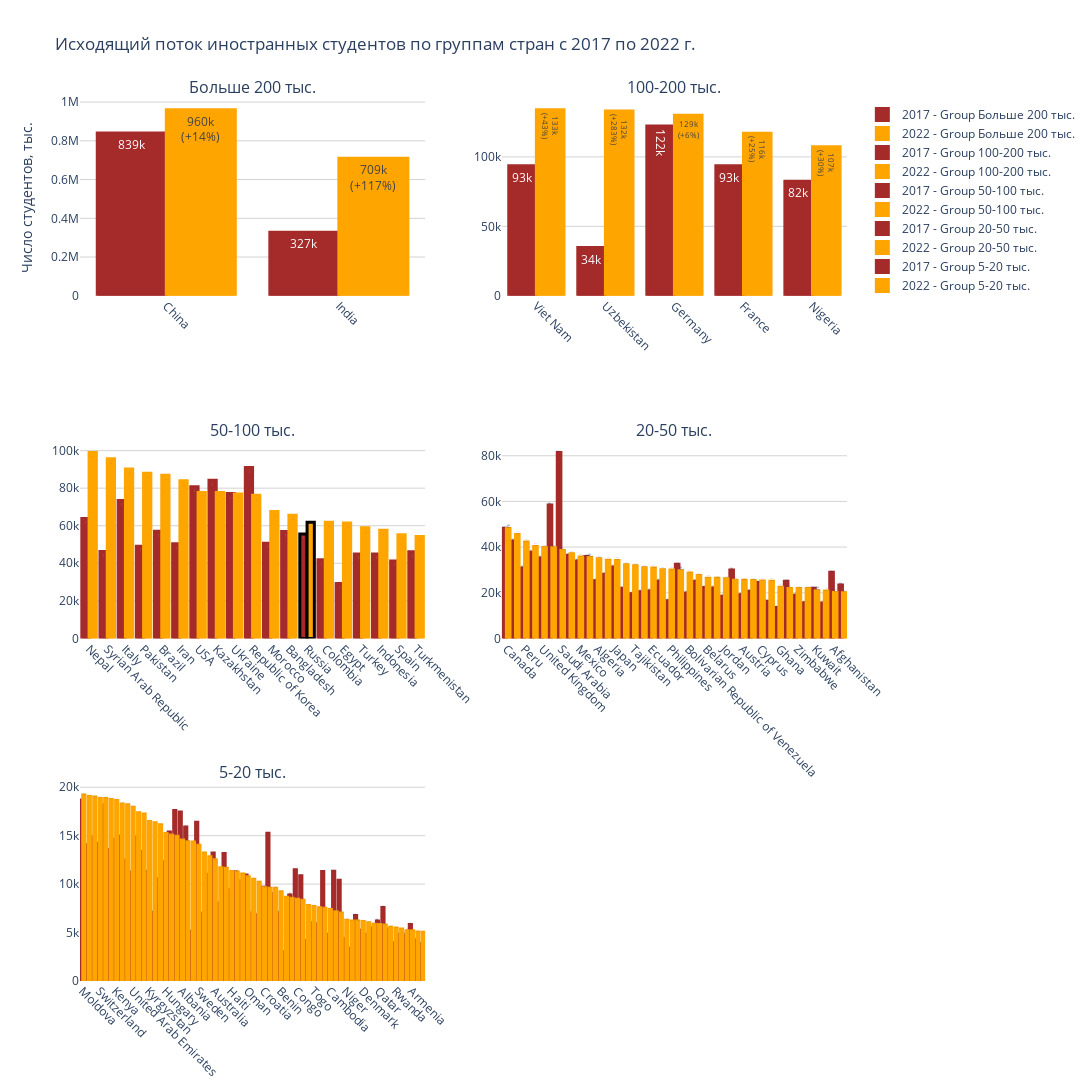

The notebook cell saved with this chart:
### Code cell
n_cols = 2  # Number of columns in subplot grid
# unique_groups  = diff['group'].unique()
unique_groups = ['Больше 200 тыс.','100-200 тыс.', '50-100 тыс.', '20-50 тыс.','5-20 тыс.']
num_plots = len(unique_groups)
num_cols = 2  # Maximum of 2 columns
num_rows = (num_plots + num_cols - 1) // num_cols  # Calculate the number of rows
fig = make_subplots(rows=num_rows, cols=num_cols, subplot_titles=unique_groups)
outbound = outbound.sort_values(by=['2022'],ascending=False)
for i, group in enumerate(unique_groups):
    filtered_df = outbound[outbound['group'] == group]
    row_index = i // n_cols + 1
    col_index = i % n_cols + 1
    
    trace1 = go.Bar(x=filtered_df.index,
        y=filtered_df['2017'],
        name=f'2017 - Group {group}',
        text=[f"{value/1000:.1f}k" if value < 1000 else f"{int(value/1000)}k" for value in filtered_df['2017']],  # Value labels in thousands
        textposition='auto',
        textfont=dict(size=12),
        marker_color='brown',
        marker_line=dict(width=3, color=['black' if country == 'Russia' else 'brown' for country in filtered_df.index]) 
        )
    trace2 = go.Bar(x=filtered_df.index,
        y=filtered_df['2022'],
        name=f'2022 - Group {group}',
        text=[f"{value/1000:.1f}k<br>({filtered_df['2022/2017,%'].values[j]}%)" if value < 1000 else f"{int(value/1000)}k<br>({filtered_df['2022/2017,%'].values[j]}%)" for j, value in enumerate(filtered_df['2022'])],  # Value labels in thousands
        textposition='auto',
        textfont=dict(size=12),
        marker_color='orange',
        marker_line=dict(width=3, color=['black' if country == 'Russia' else 'orange' for country in filtered_df.index]) 
        )
    
    fig.add_trace(trace1, row=row_index, col=col_index)
    fig.add_trace(trace2, row=row_index, col=col_index)
        
fig.update_layout(
title='Исходящий поток иностранных студентов по группам стран с 2017 по 2022 г.',
# xaxis_title='Country',
yaxis_title='Число студентов, тыс.',
barmode='group',  # Group bars together
height=1600,
width=2600,
plot_bgcolor='white'
)
for i in range(1, num_rows + 1):
    for j in range(1, num_cols + 1):
        fig.update_xaxes(tickangle=45, row=i, col=j)
        fig.update_yaxes(gridcolor='lightgrey', row=i, col=j)
pio.write_image(fig, "Исходящий поток иностранных студентов по группам стран с 2017 по 2022 г.png")
fig.show()

### Figure 1 — Plotly figure (JSON) as saved in the notebook; plotly's stock layout.template omitted (floating-point values rounded to 4 significant figures)
{"data": [{"marker": {"color": "brown", "line": {"color": ["brown", "brown"], "width": 3}}, "name": "2017 - Group Больше 200 тыс.", "text": ["839k", "327k"], "textfont": {"size": 12}, "textposition": "auto", "type": "bar", "x": ["China", "India"], "xaxis": "x", "y": [839754, 327376], "yaxis": "y"}, {"marker": {"color": "orange", "line": {"color": ["orange", "orange"], "width": 3}}, "name": "2022 - Group Больше 200 тыс.", "text": ["960k<br>(+14%)", "709k<br>(+117%)"], "textfont": {"size": 12}, "textposition": "auto", "type": "bar", "x": ["China", "India"], "xaxis": "x", "y": [960174, 709884], "yaxis": "y"}, {"marker": {"color": "brown", "line": {"color": ["brown", "brown", "brown", "brown", "brown"], "width": 3}}, "name": "2017 - Group 100-200 тыс.", "text": ["93k", "34k", "122k", "93k", "82k"], "textfont": {"size": 12}, "textposition": "auto", "type": "bar", "x": ["Viet Nam", "Uzbekistan", "Germany", "France", "Nigeria"], "xaxis": "x2", "y": [93589, 34689, 122284, 93566, 82503], "yaxis": "y2"}, {"marker": {"color": "orange", "line": {"color": ["orange", "orange", "orange", "orange", "orange"], "width": 3}}, "name": "2022 - Group 100-200 тыс.", "text": ["133k<br>(+43%)", "132k<br>(+283%)", "129k<br>(+6%)", "116k<br>(+25%)", "107k<br>(+30%)"], "textfont": {"size": 12}, "textposition": "auto", "type": "bar", "x": ["Viet Nam", "Uzbekistan", "Germany", "France", "Nigeria"], "xaxis": "x2", "y": [133922, 132963, 129970, 116987, 107228], "yaxis": "y2"}, {"marker": {"color": "brown", "line": {"color": ["brown", "brown", "brown", "brown", "brown", "brown", "brown", "brown", "brown", "brown", "brown", "brown", "black", "brown", "brown", "brown", "brown", "brown", "brown"], "width": 3}}, "name": "2017 - Group 50-100 тыс.", "text": ["63k", "46k", "73k", "49k", "57k", "50k", "80k", "84k", "77k", "91k", "50k", "56k", "55k", "41k", "29k", "44k", "44k", "41k", "46k"], "textfont": {"size": 12}, "textposition": "auto", "type": "bar", "x": ["Nepal", "Syrian Arab Republic", "Italy", "Pakistan", "Brazil", "Iran", "USA", "Kazakhstan", "Ukraine", "Republic of Korea", "Morocco", "Bangladesh", "Russia", "Colombia", "Egypt", "Turkey", "Indonesia", "Spain", "Turkmenistan"], "xaxis": "x3", "y": [63825, 46313, 73369, 49113, 57033, 50377, 80819, 84194, 77124, 91064, 50670, 56962, 55545, 41872, 29239, 44981, 44886, 41249, 46118], "yaxis": "y3"}, {"marker": {"color": "orange", "line": {"color": ["orange", "orange", "orange", "orange", "orange", "orange", "orange", "orange", "orange", "orange", "orange", "orange", "black", "orange", "orange", "orange", "orange", "orange", "orange"], "width": 3}}, "name": "2022 - Group 50-100 тыс.", "text": ["99k<br>(+55%)", "95k<br>(+106%)", "90k<br>(+23%)", "87k<br>(+79%)", "86k<br>(+52%)", "83k<br>(+67%)", "77k<br>(-4%)", "77k<br>(-8%)", "76k<br>(0%)", "76k<br>(-16%)", "67k<br>(+33%)", "65k<br>(+15%)", "61k<br>(+11%)", "61k<br>(+48%)", "61k<br>(+110%)", "58k<br>(+31%)", "57k<br>(+28%)", "55k<br>(+34%)", "54k<br>(+18%)"], "textfont": {"size": 12}, "textposition": "auto", "type": "bar", "x": ["Nepal", "Syrian Arab Republic", "Italy", "Pakistan", "Brazil", "Iran", "USA", "Kazakhstan", "Ukraine", "Republic of Korea", "Morocco", "Bangladesh", "Russia", "Colombia", "Egypt", "Turkey", "Indonesia", "Spain", "Turkmenistan"], "xaxis": "x3", "y": [99048, 95633, 90147, 87923, 86930, 83923, 77754, 77739, 76872, 76239, 67601, 65518, 61834, 61808, 61389, 58919, 57617, 55242, 54283], "yaxis": "y3"}, {"marker": {"color": "brown", "line": {"color": ["brown", "brown", "brown", "brown", "brown", "brown", "brown", "brown", "brown", "brown", "brown", "brown", "brown", "brown", "brown", "brown", "brown", "brown", "brown", "brown", "brown", "brown", "brown", "brown", "brown", "brown", "brown", "brown", "brown", "brown", "brown", "brown", "brown", "brown", "brown", "brown", "brown", "brown"], "width": 3}}, "name": "2017 - Group 20-50 тыс.", "text": ["48k", "42k", "30k", "37k", "35k", "58k", "81k", "36k", "33k", "35k", "25k", "28k", "31k", "21k", "19k", "20k", "20k", "25k", "16k", "32k", "19k", "25k", "22k", "22k", "18k", "29k", "19k", "20k", "24k", "16k", "13k", "25k", "18k", "15k", "21k", "15k", "28k", "23k"], "textfont": {"size": 12}, "textposition": "auto", "type": "bar", "x": ["Canada", "Azerbaijan", "Peru", "Greece", "United Kingdom", "Malaysia", "Saudi Arabia", "Hong Kong", "Mexico", "Romania", "Algeria", "Iraq", "Japan", "Yemen", "Tajikistan", "Sri Lanka", "Ecuador", "Cameroon", "Philippines", "Slovakia", "Bolivarian Republic of Venezuela", "Poland", "Belarus", "Tunisia", "Jordan", "Thailand", "Austria", "Palestine", "Cyprus", "Lebanon", "Ghana", "Bulgaria", "Zimbabwe", "Plurinational State of Bolivia", "Kuwait", "Chile", "Afghanistan", "Singapore"], "xaxis": "x4", "y": [48198, 42650, 30839, 37768, 35236, 58456, 81469, 36426, 33880, 35909, 25235, 28072, 31304, 21919, 19536, 20397, 20742, 25060, 16457, 32437, 19847, 25049, 22264, 22102, 18481, 29926, 19131, 20651, 24429, 16264, 13491, 25026, 18939, 15615, 21956, 15461, 28964, 23393], "yaxis": "y4"}, {"marker": {"color": "orange", "line": {"color": ["orange", "orange", "orange", "orange", "orange", "orange", "orange", "orange", "orange", "orange", "orange", "orange", "orange", "orange", "orange", "orange", "orange", "orange", "orange", "orange", "orange", "orange", "orange", "orange", "orange", "orange", "orange", "orange", "orange", "orange", "orange", "orange", "orange", "orange", "orange", "orange", "orange", "orange"], "width": 3}}, "name": "2022 - Group 20-50 тыс.", "text": ["48k<br>(0%)", "45k<br>(+7%)", "42k<br>(+37%)", "40k<br>(+7%)", "39k<br>(+13%)", "39k<br>(-32%)", "38k<br>(-53%)", "37k<br>(+2%)", "35k<br>(+5%)", "35k<br>(-1%)", "34k<br>(+38%)", "34k<br>(+22%)", "34k<br>(+9%)", "32k<br>(+47%)", "31k<br>(+63%)", "30k<br>(+52%)", "30k<br>(+48%)", "30k<br>(+20%)", "29k<br>(+82%)", "29k<br>(-9%)", "28k<br>(+44%)", "27k<br>(+10%)", "26k<br>(+18%)", "26k<br>(+19%)", "26k<br>(+41%)", "25k<br>(-15%)", "25k<br>(+33%)", "25k<br>(+23%)", "25k<br>(+3%)", "25k<br>(+54%)", "22k<br>(+66%)", "21k<br>(-12%)", "21k<br>(+15%)", "21k<br>(+40%)", "20k<br>(-5%)", "20k<br>(+35%)", "20k<br>(-30%)", "20k<br>(-14%)"], "textfont": {"size": 12}, "textposition": "auto", "type": "bar", "x": ["Canada", "Azerbaijan", "Peru", "Greece", "United Kingdom", "Malaysia", "Saudi Arabia", "Hong Kong", "Mexico", "Romania", "Algeria", "Iraq", "Japan", "Yemen", "Tajikistan", "Sri Lanka", "Ecuador", "Cameroon", "Philippines", "Slovakia", "Bolivarian Republic of Venezuela", "Poland", "Belarus", "Tunisia", "Jordan", "Thailand", "Austria", "Palestine", "Cyprus", "Lebanon", "Ghana", "Bulgaria", "Zimbabwe", "Plurinational State of Bolivia", "Kuwait", "Chile", "Afghanistan", "Singapore"], "xaxis": "x4", "y": [48180, 45465, 42208, 40249, 39818, 39720, 38528, 37041, 35633, 35443, 34905, 34197, 34156, 32280, 31808, 30925, 30790, 30050, 29911, 29624, 28589, 27567, 26375, 26305, 26099, 25438, 25432, 25403, 25140, 25026, 22399, 21901, 21866, 21815, 20828, 20811, 20145, 20004], "yaxis": "y4"}, {"marker": {"color": "brown", "line": {"color": ["brown", "brown", "brown", "brown", "brown", "brown", "brown", "brown", "brown", "brown", "brown", "brown", "brown", "brown", "brown", "brown", "brown", "brown", "brown", "brown", "brown", "brown", "brown", "brown", "brown", "brown", "brown", "brown", "brown", "brown", "brown", "brown", "brown", "brown", "brown", "brown", "brown", "brown", "brown", "brown", "brown", "brown", "brown", "brown", "brown", "brown", "brown", "brown", "brown", "brown", "brown", "brown", "brown", "brown", "brown", "brown", "brown", "brown", "brown", "brown", "brown", "brown", "brown"], "width": 3}}, "name": "2017 - Group 5-20 тыс.", "text": ["18k", "14k", "14k", "14k", "18k", "13k", "14k", "14k", "12k", "11k", "14k", "13k", "11k", "7k", "10k", "12k", "15k", "17k", "17k", "15k", "5k", "16k", "7k", "11k", "13k", "8k", "13k", "9k", "11k", "10k", "10k", "7k", "6k", "9k", "15k", "8k", "7k", "2k", "8k", "11k", "10k", "4k", "6k", "5k", "11k", "4k", "11k", "10k", "4k", "3k", "6k", "5k", "4k", "5k", "6k", "7k", "5k", "3k", "4k", "4k", "5k", "4k", "3k"], "textfont": {"size": 12}, "textposition": "auto", "type": "bar", "x": ["Moldova", "Portugal", "Belgium", "Switzerland", "Netherlands", "Côte d'Ivoire", "Kenya", "Ireland", "Senegal", "United Arab Emirates", "Israel", "Paraguay", "Kyrgyzstan", "Chad", "Mongolia", "Hungary", "Bosnia and Herzegovina", "Norway", "Albania", "Serbia", "Somalia", "Sweden", "Myanmar", "Luxembourg", "Australia", "Argentina", "Czechia", "Haiti", "Democratic Republic of Congo", "South Africa", "Oman", "Gabon", "Ethiopia", "Croatia", "Angola", "Mali", "Benin", "Guinea-Bissau", "Guinea", "Congo", "Finland", "Lao", "Togo", "Burkina Faso", "Georgia", "Cambodia", "Libya", "Lithuania", "Niger", "Cape Verde", "Tanzania", "Denmark", "Uruguay", "Uganda", "Qatar", "Mauritius", "North Macedonia", "Rwanda", "Montenegro", "Madagascar", "Armenia", "Dominican Republic", "Honduras"], "xaxis": "x5", "y": [18673, 14063, 14882, 14224, 18174, 13574, 14633, 14958, 12498, 11243, 14856, 13370, 11314, 7087, 10548, 12316, 15390, 17608, 17429, 15904, 5131, 16386, 7002, 11016, 13209, 8057, 13157, 9418, 11268, 10344, 10928, 7016, 6805, 9668, 15252, 8992, 7043, 2985, 8875, 11475, 10863, 4155, 6003, 5885, 11289, 4798, 11321, 10404, 4383, 3382, 6750, 5245, 4807, 5473, 6190, 7583, 5343, 3918, 4795, 4750, 5832, 4230, 3839], "yaxis": "y5"}, {"marker": {"color": "orange", "line": {"color": ["orange", "orange", "orange", "orange", "orange", "orange", "orange", "orange", "orange", "orange", "orange", "orange", "orange", "orange", "orange", "orange", "orange", "orange", "orange", "orange", "orange", "orange", "orange", "orange", "orange", "orange", "orange", "orange", "orange", "orange", "orange", "orange", "orange", "orange", "orange", "orange", "orange", "orange", "orange", "orange", "orange", "orange", "orange", "orange", "orange", "orange", "orange", "orange", "orange", "orange", "orange", "orange", "orange", "orange", "orange", "orange", "orange", "orange", "orange", "orange", "orange", "orange", "orange"], "width": 3}}, "name": "2022 - Group 5-20 тыс.", "text": ["19k<br>(+3%)", "19k<br>(+35%)", "18k<br>(+28%)", "18k<br>(+32%)", "18k<br>(+4%)", "18k<br>(+38%)", "18k<br>(+27%)", "18k<br>(+22%)", "18k<br>(+45%)", "17k<br>(+60%)", "17k<br>(+17%)", "17k<br>(+29%)", "16k<br>(+45%)", "16k<br>(+130%)", "16k<br>(+53%)", "15k<br>(+24%)", "15k<br>(-2%)", "14k<br>(-15%)", "14k<br>(-17%)", "14k<br>(-10%)", "14k<br>(+180%)", "14k<br>(-14%)", "13k<br>(+89%)", "12k<br>(+16%)", "12k<br>(-5%)", "11k<br>(+45%)", "11k<br>(-12%)", "11k<br>(+20%)", "11k<br>(0%)", "11k<br>(+7%)", "10k<br>(-2%)", "10k<br>(+50%)", "10k<br>(+50%)", "9k<br>(-1%)", "9k<br>(-37%)", "9k<br>(+6%)", "9k<br>(+31%)", "8k<br>(+190%)", "8k<br>(-4%)", "8k<br>(-26%)", "8k<br>(-23%)", "7k<br>(+88%)", "7k<br>(+28%)", "7k<br>(+29%)", "7k<br>(-34%)", "7k<br>(+54%)", "7k<br>(-37%)", "7k<br>(-32%)", "6k<br>(+43%)", "6k<br>(+83%)", "6k<br>(-8%)", "6k<br>(+17%)", "6k<br>(+25%)", "5k<br>(+7%)", "5k<br>(-6%)", "5k<br>(-24%)", "5k<br>(+4%)", "5k<br>(+40%)", "5k<br>(+12%)", "5k<br>(+9%)", "5k<br>(-11%)", "5k<br>(+19%)", "5k<br>(+31%)"], "textfont": {"size": 12}, "textposition": "auto", "type": "bar", "x": ["Moldova", "Portugal", "Belgium", "Switzerland", "Netherlands", "Côte d'Ivoire", "Kenya", "Ireland", "Senegal", "United Arab Emirates", "Israel", "Paraguay", "Kyrgyzstan", "Chad", "Mongolia", "Hungary", "Bosnia and Herzegovina", "Norway", "Albania", "Serbia", "Somalia", "Sweden", "Myanmar", "Luxembourg", "Australia", "Argentina", "Czechia", "Haiti", "Democratic Republic of Congo", "South Africa", "Oman", "Gabon", "Ethiopia", "Croatia", "Angola", "Mali", "Benin", "Guinea-Bissau", "Guinea", "Congo", "Finland", "Lao", "Togo", "Burkina Faso", "Georgia", "Cambodia", "Libya", "Lithuania", "Niger", "Cape Verde", "Tanzania", "Denmark", "Uruguay", "Uganda", "Qatar", "Mauritius", "North Macedonia", "Rwanda", "Montenegro", "Madagascar", "Armenia", "Dominican Republic", "Honduras"], "xaxis": "x5", "y": [19195, 19041, 18989, 18846, 18836, 18726, 18636, 18279, 18179, 17938, 17371, 17235, 16456, 16331, 16117, 15225, 15064, 14940, 14542, 14375, 14345, 14011, 13213, 12816, 12505, 11679, 11627, 11301, 11258, 11042, 10751, 10506, 10201, 9613, 9574, 9568, 9208, 8644, 8539, 8435, 8321, 7794, 7694, 7563, 7496, 7377, 7155, 7027, 6278, 6193, 6191, 6139, 6017, 5849, 5842, 5785, 5550, 5482, 5357, 5192, 5178, 5051, 5035], "yaxis": "y5"}], "layout": {"annotations": [{"font": {"size": 16}, "showarrow": false, "text": "Больше 200 тыс.", "x": 0.225, "xanchor": "center", "xref": "paper", "y": 1, "yanchor": "bottom", "yref": "paper"}, {"font": {"size": 16}, "showarrow": false, "text": "100-200 тыс.", "x": 0.775, "xanchor": "center", "xref": "paper", "y": 1, "yanchor": "bottom", "yref": "paper"}, {"font": {"size": 16}, "showarrow": false, "text": "50-100 тыс.", "x": 0.225, "xanchor": "center", "xref": "paper", "y": 0.6111, "yanchor": "bottom", "yref": "paper"}, {"font": {"size": 16}, "showarrow": false, "text": "20-50 тыс.", "x": 0.775, "xanchor": "center", "xref": "paper", "y": 0.6111, "yanchor": "bottom", "yref": "paper"}, {"font": {"size": 16}, "showarrow": false, "text": "5-20 тыс.", "x": 0.225, "xanchor": "center", "xref": "paper", "y": 0.2222, "yanchor": "bottom", "yref": "paper"}], "barmode": "group", "height": 1600, "plot_bgcolor": "white", "title": {"text": "Исходящий поток иностранных студентов по группам стран с 2017 по 2022 г."}, "width": 2600, "xaxis": {"anchor": "y", "domain": [0, 0.45], "tickangle": 45}, "xaxis2": {"anchor": "y2", "domain": [0.55, 1], "tickangle": 45}, "xaxis3": {"anchor": "y3", "domain": [0, 0.45], "tickangle": 45}, "xaxis4": {"anchor": "y4", "domain": [0.55, 1], "tickangle": 45}, "xaxis5": {"anchor": "y5", "domain": [0, 0.45], "tickangle": 45}, "xaxis6": {"anchor": "y6", "domain": [0.55, 1], "tickangle": 45}, "yaxis": {"anchor": "x", "domain": [0.7778, 1], "gridcolor": "lightgrey", "title": {"text": "Число студентов, тыс."}}, "yaxis2": {"anchor": "x2", "domain": [0.7778, 1], "gridcolor": "lightgrey"}, "yaxis3": {"anchor": "x3", "domain": [0.3889, 0.6111], "gridcolor": "lightgrey"}, "yaxis4": {"anchor": "x4", "domain": [0.3889, 0.6111], "gridcolor": "lightgrey"}, "yaxis5": {"anchor": "x5", "domain": [0, 0.2222], "gridcolor": "lightgrey"}, "yaxis6": {"anchor": "x6", "domain": [0, 0.2222], "gridcolor": "lightgrey"}}}
